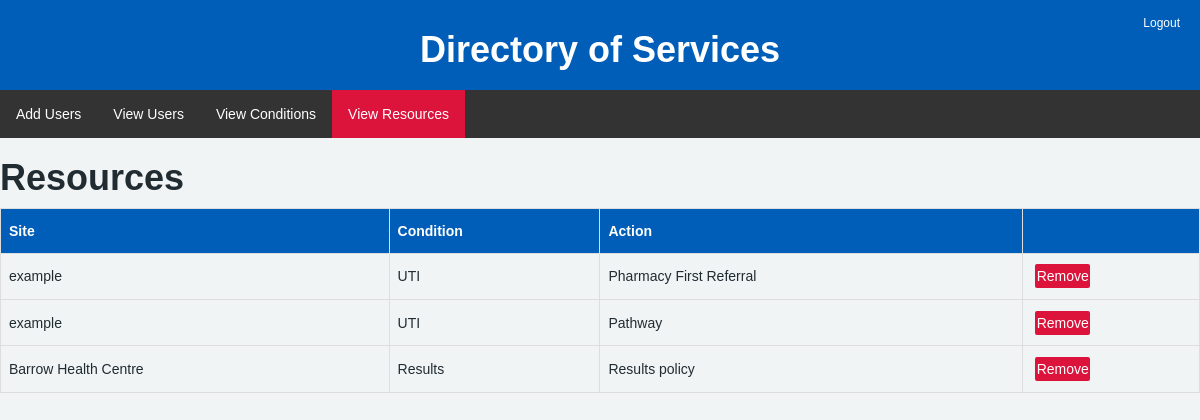
The app's page /devresources.html with its own data.
### app.py (models this page shows)
class Resource(Base):
    __tablename__ = 'resources'
    id = Column(Integer, primary_key=True)
    site = Column(String, nullable=False)
    condition = Column(String, nullable=False)
    name = Column(String, nullable=False)
    link = Column(String)
    image = Column(String)

### app.py (the view)
@app.route("/devresources.html")
def devresources():
    Session = sessionmaker(bind=engine)
    db_session = Session()
    resource_list = db_session.query(Resource).all()
    db_session.close()
    return render_template("devresources.html", userslist=resource_list)

### templates/devresources.html (shortened to what this page needs)
<!DOCTYPE html>
<html lang="en">
<head>
    <link rel="stylesheet" href="https://cdnjs.cloudflare.com/ajax/libs/font-awesome/4.7.0/css/font-awesome.min.css">
    <link href="https://stackpath.bootstrapcdn.com/bootstrap/3.4.1/css/bootstrap.min.css" rel="stylesheet">
    <link href="https://cdn.jsdelivr.net/npm/summernote@0.8.18/dist/summernote.min.css" rel="stylesheet">
    <link rel="stylesheet" type="text/css" href="{{ url_for('static', filename='css/styles.css') }}">
</head>
<body>
    <div class="header">
        <h1>Directory of Services</h1>
    </div>
    <a href="/" class="dofs-logout">Logout</a>
    <ul class="navbarposdev">
        <li><a href="dofsdeveloper.html" class="dofs-hover">Add Users</a></li>
        <li><a class="dofs-hover" href="devusers.html">View Users</a></li>
        <li><a href="devconditions.html" class="dofs-hover">View Conditions</a></li>
        <li><a href="devresources.html" class="dofs-hover dofs-active">View Resources</a></li>
    </ul>
    <h1>Resources</h1>
    <table id="table">
        <thead>
            <th>Site</th>
            <th>Condition</th>
            <th>Action</th>
            <th></th>
        </thead>
        <tbody>
            {% for line in userslist %}
            <tr>
                <td>{{ line['site'] }}</td>
                <td>{{ line['condition'] }}</td>
                <td>{{ line['name'] }}</td>
                <td>
                    <form action="/devremove_resource/{{ line['id'] }}" method="POST">
                        <button type="submit" class="removebtn">Remove</button>
                    </form>
                </td>
            </tr>
            {% endfor %}
        </tbody>
    </table>
</body>
</html>

### static/css/styles.css (style rules this page uses)
body { margin: 0px; background-color: #f0f4f5; color: #212b32; font-family: sans-serif; }
h1 { font-weight: bold; }
.header { padding: 10px; text-align: center; background: #005eb8; color: #fff; font-size: 16px; border-bottom: 1px solid rgba(255,255,255,.2); }
.dofs-active { background-color: crimson; }
.navbarposdev { margin-top: -0.5px; }
ul { list-style-type: none; margin: 0; padding: 0; overflow: hidden; background-color: #333; }
li { float: left; }
li a { display: block; color: white; text-align: center; padding: 14px 16px; text-decoration: none; width: 100%; }
.removebtn { background: crimson; color: #fff; padding: 1.2% 1%; margin: 1.7% 2.7%; border-radius: 2px; text-align: center; display: inline-block; text-decoration: none; border: none; }
#table { border-collapse: collapse; width: 100%; }
#table td, #table th { border: 1px solid #ddd; padding: 8px; word-wrap: break-word; }
#table th { padding-top: 12px; padding-bottom: 12px; text-align: left; background-color: #005eb8; color: white; }
.dofs-logout { position: absolute; top: 15px; right: 20px; color: #fff; text-decoration: none; font-size: 12px; }
* { box-sizing: border-box; }

### records on screen
Resource: site "example", condition "UTI", name "Pharmacy First Referral"
Resource: site "example", condition "UTI", name "Pathway"
Resource: site "Barrow Health Centre", condition "Results", name "Results policy"
